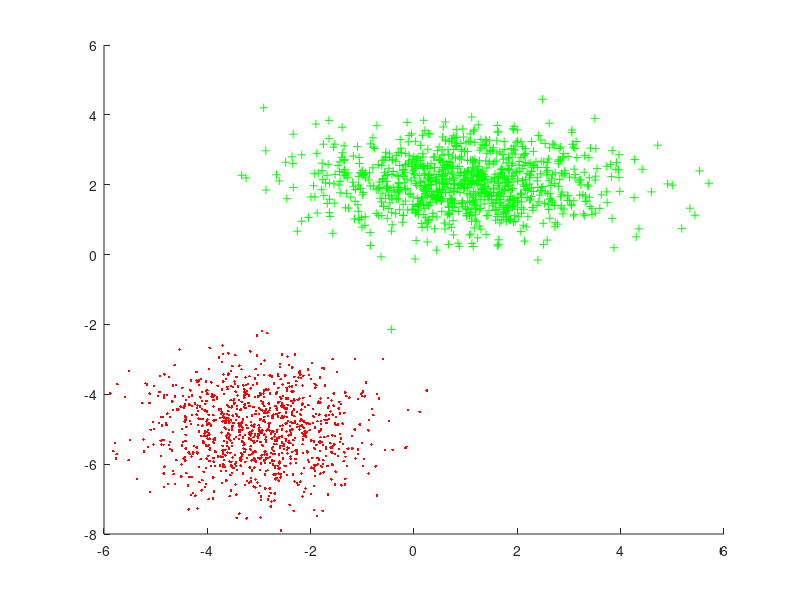
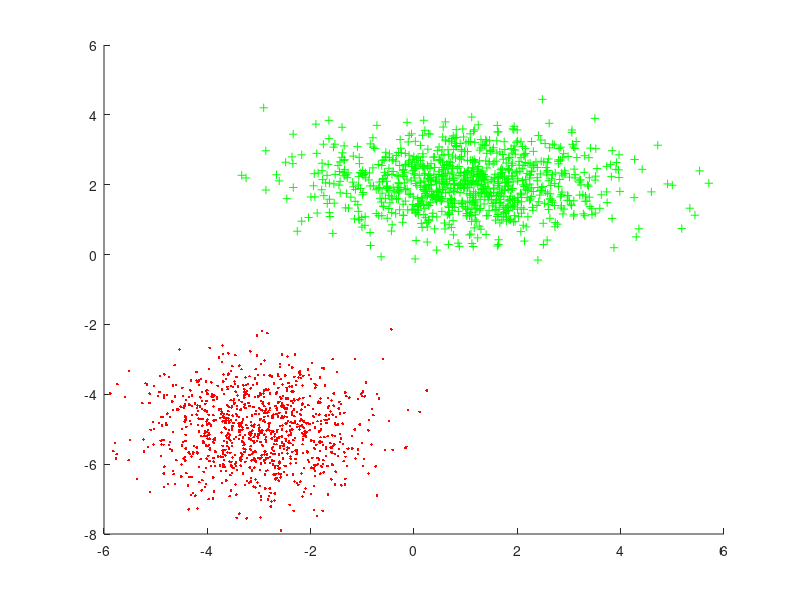

Write MATLAB code to recreate these figures, in order.
close all
clc
clear all
load dat1.mat


data=dist1;
[r,c]=size(data);
K=2;  %Known

%Centeroids Initialization 
centeroid=zeros(K,c);  % Rows --> Clusters % Coulmns --> Features
random=randi(r,K,1);
centeroid(1:2,:)=data(random(1:2),:)
% centeroid=[min(data);max(data)]

%K Means Algorithm 
distance=zeros(r,K);
dataPointLabels=zeros(r,1);

flag= true;
iterations=1;
while flag   %Convergence Condition

%Distance Calculation
for i=1:r   %Data Points
    for j=1:K    %Clusters
        for l=1:c   %features
            distance(i,j)=distance(i,j)+((data(i,l)- centeroid(j,l))^2);
        end
    end
end

%Assigning Data to Clusters
[a b]= min(distance,[],2);
dataPointLabels=b;

%Centeroid Movement
cluster1=[];
cluster2=[];
for i=1:r
    if dataPointLabels(i,1)==1
        cluster1=vertcat(cluster1,i);
    end
    if dataPointLabels(i,1)==2
        cluster2=vertcat(cluster2,i);
    end
end
tempsum1=zeros(1,2);
tempsum2=zeros(1,2);

for i=1:length(cluster1)
    for j=1:K
        tempsum1(1,j)=tempsum1(1,j)+data(cluster1(i),j);
    end
end
cluster1avg=tempsum1/length(cluster1);
for i=1:length(cluster2)
    for j=1:K
        tempsum2(1,j)=tempsum2(1,j)+data(cluster2(i),j);
    end
end
cluster2avg=tempsum2/length(cluster2);

oldCenteroid=centeroid;
centeroid=[cluster1avg;cluster2avg]

difference=centeroid-oldCenteroid

for i=1:2
    for j=1:2
        if (abs(difference(i,j))<0.005)
            flag = false;
        end
    end
end

iterations=iterations+1

z1=[];
z2=[];
for i=1:length(cluster1)
    z1=vertcat(z1,data(cluster1(i,1),:));
end
for i=1:length(cluster2)
    z2=vertcat(z2,data(cluster2(i,1),:));
end

figure;
hold on
plot(z1(:,1),z1(:,2),'r.'); %plotting cluster 1 pts
plot(z2(:,1),z2(:,2),'g+'); %plotting cluster 2 pts

end
